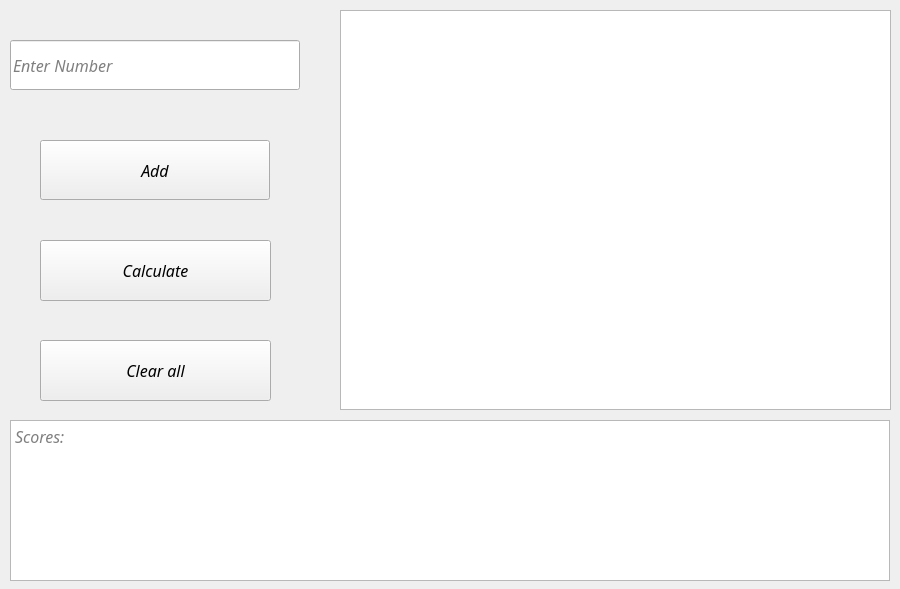
<?xml version="1.0" encoding="UTF-8"?>
<ui version="4.0">
 <class>MainWindow</class>
 <widget class="QFrame" name="MainWindow">
  <property name="windowModality">
   <enum>Qt::NonModal</enum>
  </property>
  <property name="enabled">
   <bool>true</bool>
  </property>
  <property name="geometry">
   <rect>
    <x>0</x>
    <y>0</y>
    <width>900</width>
    <height>589</height>
   </rect>
  </property>
  <property name="minimumSize">
   <size>
    <width>0</width>
    <height>0</height>
   </size>
  </property>
  <property name="maximumSize">
   <size>
    <width>16777215</width>
    <height>16777215</height>
   </size>
  </property>
  <property name="baseSize">
   <size>
    <width>940</width>
    <height>1000</height>
   </size>
  </property>
  <property name="windowTitle">
   <string>Average Calculator</string>
  </property>
  <property name="windowIcon">
   <iconset>
    <normaloff>Calculator Icon.png</normaloff>Calculator Icon.png</iconset>
  </property>
  <widget class="QTextBrowser" name="resultPage">
   <property name="geometry">
    <rect>
     <x>340</x>
     <y>10</y>
     <width>551</width>
     <height>400</height>
    </rect>
   </property>
   <property name="baseSize">
    <size>
     <width>321</width>
     <height>231</height>
    </size>
   </property>
   <property name="font">
    <font>
     <family>Calisto MT</family>
     <pointsize>12</pointsize>
     <italic>true</italic>
    </font>
   </property>
  </widget>
  <widget class="QPushButton" name="addButton">
   <property name="geometry">
    <rect>
     <x>40</x>
     <y>140</y>
     <width>230</width>
     <height>60</height>
    </rect>
   </property>
   <property name="maximumSize">
    <size>
     <width>16777215</width>
     <height>16777215</height>
    </size>
   </property>
   <property name="sizeIncrement">
    <size>
     <width>71</width>
     <height>20</height>
    </size>
   </property>
   <property name="baseSize">
    <size>
     <width>71</width>
     <height>20</height>
    </size>
   </property>
   <property name="font">
    <font>
     <family>Calisto MT</family>
     <pointsize>12</pointsize>
     <italic>true</italic>
    </font>
   </property>
   <property name="cursor">
    <cursorShape>PointingHandCursor</cursorShape>
   </property>
   <property name="text">
    <string>Add</string>
   </property>
  </widget>
  <widget class="QPushButton" name="calculateButton">
   <property name="geometry">
    <rect>
     <x>40</x>
     <y>240</y>
     <width>231</width>
     <height>61</height>
    </rect>
   </property>
   <property name="baseSize">
    <size>
     <width>71</width>
     <height>20</height>
    </size>
   </property>
   <property name="font">
    <font>
     <family>Calisto MT</family>
     <pointsize>12</pointsize>
     <italic>true</italic>
    </font>
   </property>
   <property name="cursor">
    <cursorShape>PointingHandCursor</cursorShape>
   </property>
   <property name="text">
    <string>Calculate</string>
   </property>
  </widget>
  <widget class="QLineEdit" name="scoreInput">
   <property name="geometry">
    <rect>
     <x>10</x>
     <y>40</y>
     <width>290</width>
     <height>50</height>
    </rect>
   </property>
   <property name="sizeIncrement">
    <size>
     <width>0</width>
     <height>0</height>
    </size>
   </property>
   <property name="baseSize">
    <size>
     <width>110</width>
     <height>20</height>
    </size>
   </property>
   <property name="font">
    <font>
     <family>Calisto MT</family>
     <pointsize>12</pointsize>
     <italic>true</italic>
    </font>
   </property>
   <property name="text">
    <string/>
   </property>
   <property name="maxLength">
    <number>7</number>
   </property>
   <property name="dragEnabled">
    <bool>false</bool>
   </property>
   <property name="placeholderText">
    <string>Enter Number</string>
   </property>
   <property name="clearButtonEnabled">
    <bool>false</bool>
   </property>
  </widget>
  <widget class="QPushButton" name="clearButton">
   <property name="geometry">
    <rect>
     <x>40</x>
     <y>340</y>
     <width>231</width>
     <height>61</height>
    </rect>
   </property>
   <property name="baseSize">
    <size>
     <width>71</width>
     <height>20</height>
    </size>
   </property>
   <property name="font">
    <font>
     <family>Calisto MT</family>
     <pointsize>12</pointsize>
     <italic>true</italic>
    </font>
   </property>
   <property name="cursor">
    <cursorShape>PointingHandCursor</cursorShape>
   </property>
   <property name="text">
    <string>Clear all</string>
   </property>
  </widget>
  <widget class="QTextBrowser" name="scores">
   <property name="geometry">
    <rect>
     <x>10</x>
     <y>420</y>
     <width>880</width>
     <height>161</height>
    </rect>
   </property>
   <property name="font">
    <font>
     <family>Calisto MT</family>
     <pointsize>12</pointsize>
     <italic>true</italic>
    </font>
   </property>
   <property name="placeholderText">
    <string>Scores: </string>
   </property>
  </widget>
 </widget>
 <resources/>
 <connections>
  <connection>
   <sender>addButton</sender>
   <signal>clicked()</signal>
   <receiver>resultPage</receiver>
   <slot>backward()</slot>
   <hints>
    <hint type="sourcelabel">
     <x>65</x>
     <y>140</y>
    </hint>
    <hint type="destinationlabel">
     <x>290</x>
     <y>125</y>
    </hint>
   </hints>
  </connection>
  <connection>
   <sender>calculateButton</sender>
   <signal>clicked()</signal>
   <receiver>resultPage</receiver>
   <slot>backward()</slot>
   <hints>
    <hint type="sourcelabel">
     <x>65</x>
     <y>190</y>
    </hint>
    <hint type="destinationlabel">
     <x>290</x>
     <y>125</y>
    </hint>
   </hints>
  </connection>
  <connection>
   <sender>clearButton</sender>
   <signal>clicked()</signal>
   <receiver>resultPage</receiver>
   <slot>clear()</slot>
   <hints>
    <hint type="sourcelabel">
     <x>155</x>
     <y>390</y>
    </hint>
    <hint type="destinationlabel">
     <x>605</x>
     <y>290</y>
    </hint>
   </hints>
  </connection>
  <connection>
   <sender>addButton</sender>
   <signal>clicked()</signal>
   <receiver>scoreInput</receiver>
   <slot>clear()</slot>
   <hints>
    <hint type="sourcelabel">
     <x>154</x>
     <y>239</y>
    </hint>
    <hint type="destinationlabel">
     <x>154</x>
     <y>134</y>
    </hint>
   </hints>
  </connection>
 </connections>
</ui>
